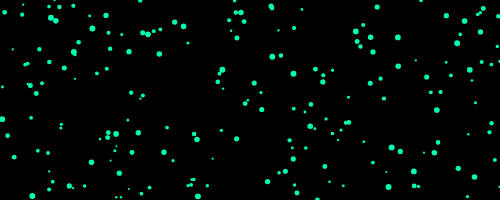
Frame 1 (no input)
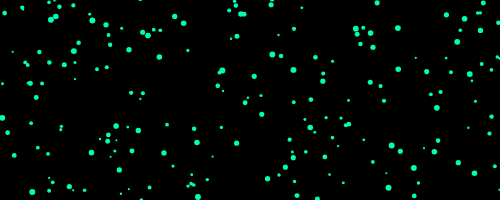
Frame 60 (no input)
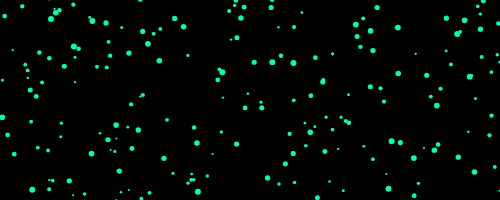
Frame 120 (the mouse pressed at the canvas centre since frame 60)

The p5.js sketch that drew these frames (run headless with seeded random() and noise() and a simulated clock; from frame 60 on, the mouse is pressed at the canvas centre):

// p5.js sketch
// ── sketch.js
let dots=[];

function setup(){
  createCanvas(500,200);

  for(let i=0;i<200;i++){
    dots.push({
      x:random(width),
      y:random(height),
      s:random(2,6)
    });
  }
}

function draw(){
  background(0);

  fill(0,255,180);
  noStroke();

  for(let d of dots){
    ellipse(d.x,d.y,d.s);
    d.y+=random(-1,1);
  }
}
